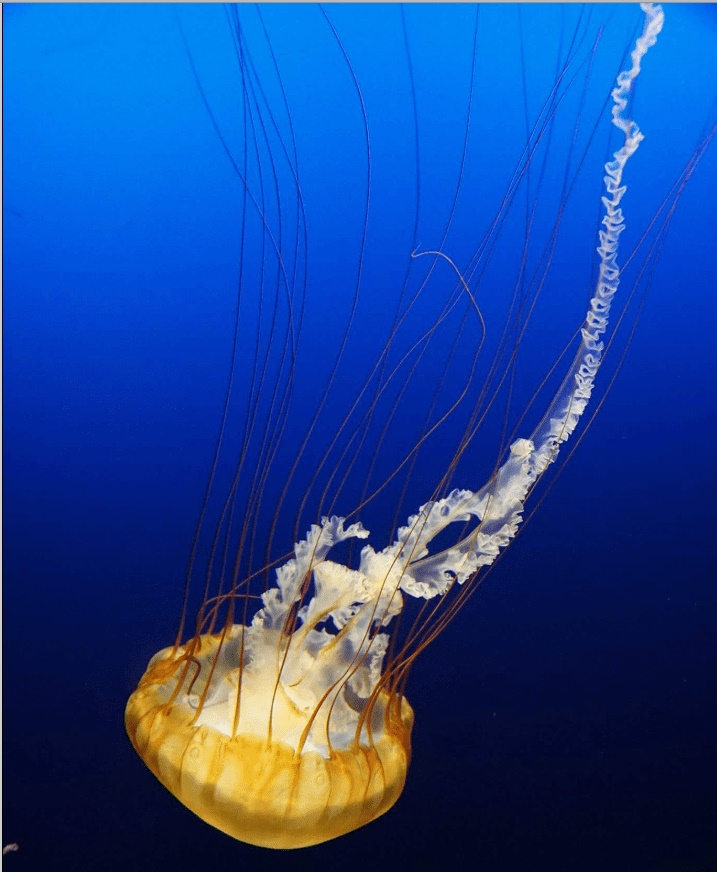
#> input picture img/image1_NN.jpg, 717 x 872 px
$ python 'задание2.py'
#> lines starting #> are read from the running program, lines starting #| are printed output that depends on the picture
from PIL import Image

image = Image.open('img/image1_NN.jpg')
#> image is the input picture: PIL image 717x872 RGB; mean R, G, B 27.4, 68.4, 146

rotated = image.rotate(30)
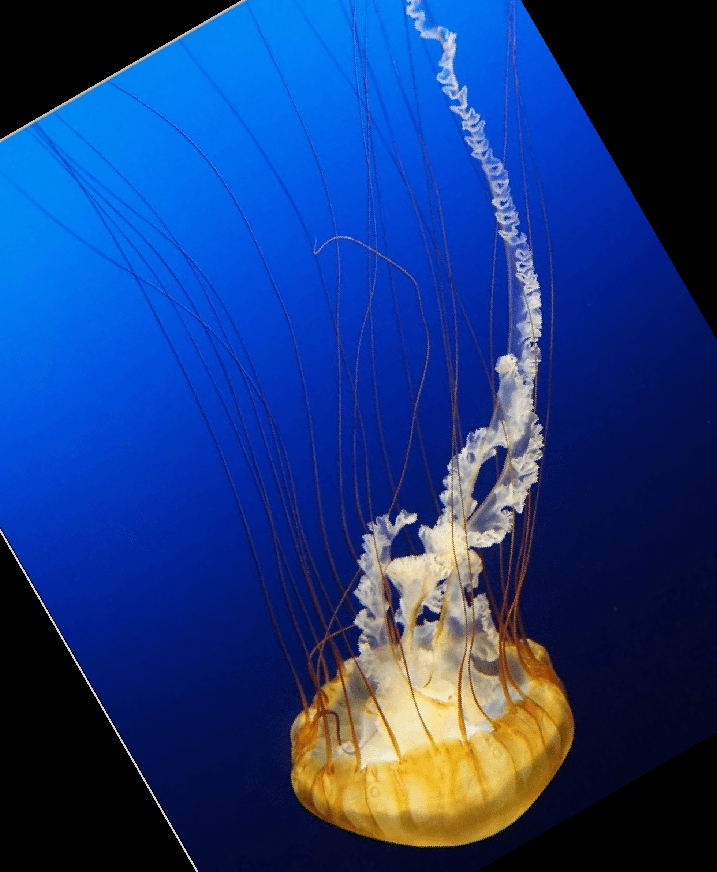
#> rotated: PIL image 717x872 RGB; mean R, G, B 26, 57.6, 123.6
rotated.save('img/image2_NN.jpg')
